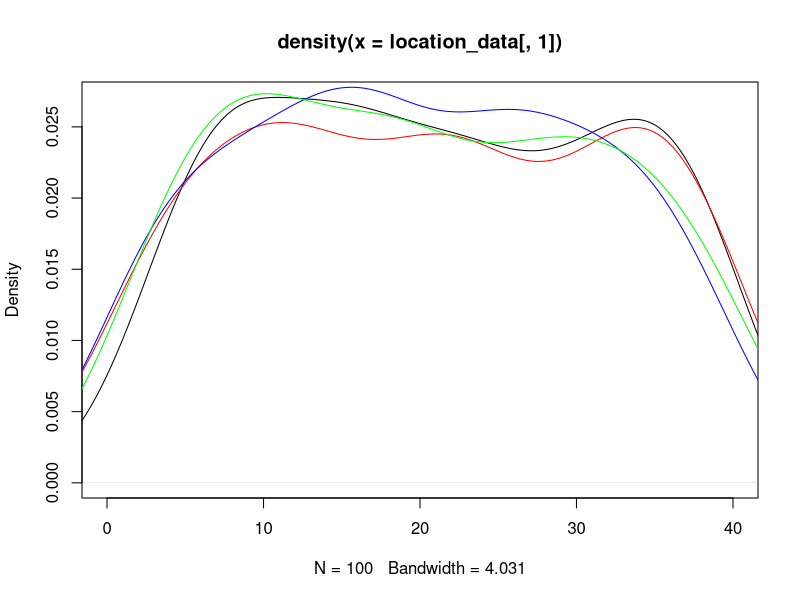
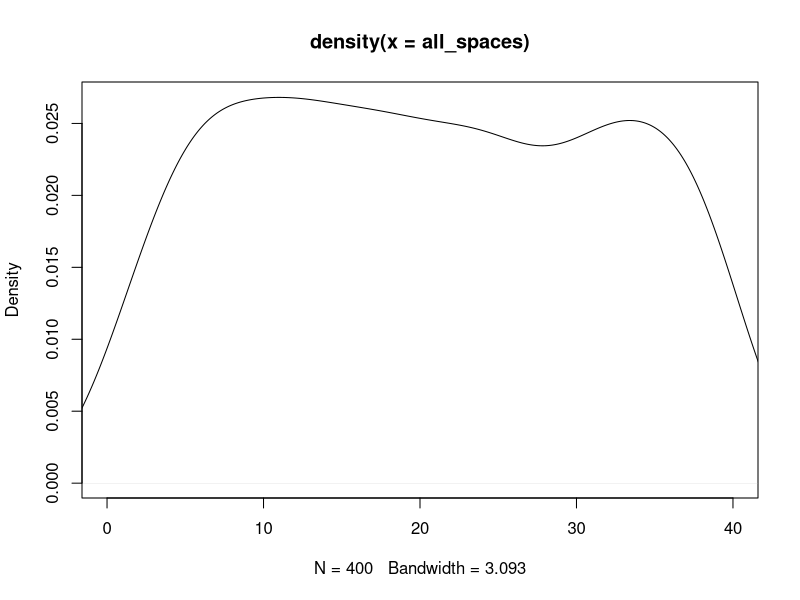
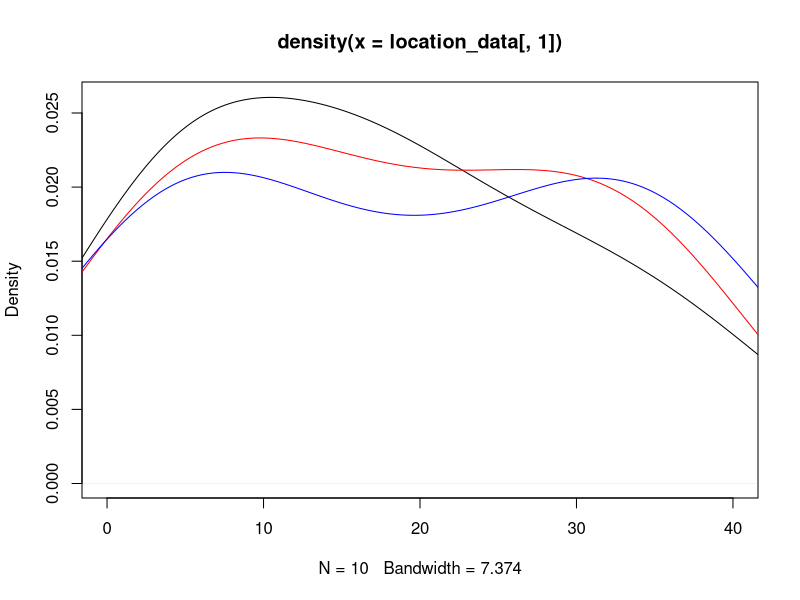
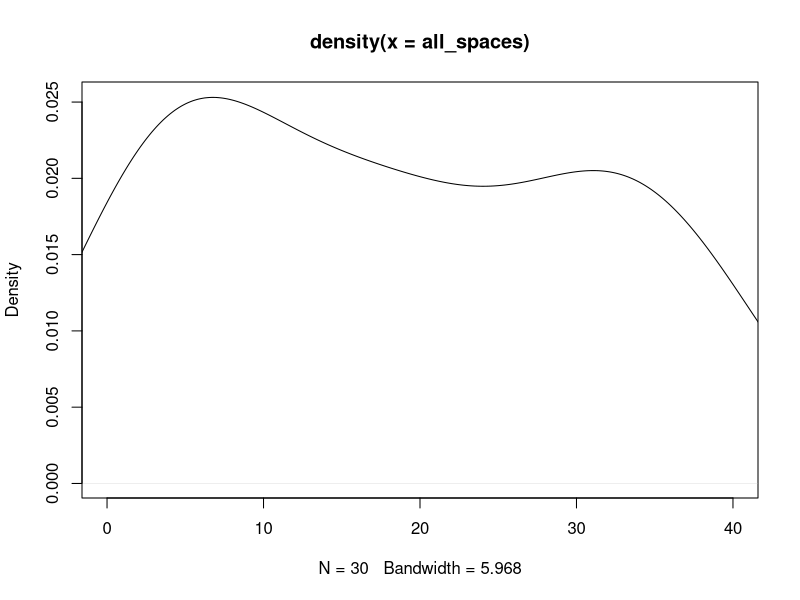

These figures' R source, in order: (Note: this script raises an error after producing the figures.)
## ---- chunk 1
knitr::opts_chunk$set(echo = TRUE)
## ---- chunk 2
#libraries
library(dplyr)
library(ggplot2)
## ---- chunk 3
#Kayleigh
##LET'S GET MOVING

monopolyBoard <- read.csv("MonopolyBoard.csv", header = T)
monopolyBoard

# Using dice rolls to determine where a player will land on the board
#input: "location"; a number 1-40; where the player is on the board
#output: the amount of spaces the player will move until they are on their new location

#note that this is only accounting for standard dice rolls, no special rules yet...

lets_move = function(location) {
  dice_roll_1 <- sample(1:6, 1, replace = TRUE)
  dice_roll_2 <- sample(1:6, 1, replace = TRUE)
  
  roll_total <- sum(dice_roll_1, dice_roll_2)
  roll_double <- dice_roll_1 == dice_roll_2
  
    location = location + roll_total
    
  if (location <= 40) {
    location = location
  } else {
    location = location - 40
  }
  
  space = monopolyBoard$name[monopolyBoard$spaces == location]
  
  print("You're moving forward...")
  print(roll_total)
  
  print("You're on space...")
  print(location)
  
  #print(space) #This prints out the name of the space that they land on. 
}

#testers
lets_move(1)
lets_move(25)
lets_move(38)
lets_move(40)



#A function to move players around the board and to play Monopoly!
#input: "turns"; the amount of turns we should take
#output: a player's new location on the board

lets_play = function(turns) {
  location = 1
  print("Starting Location: GO!")
  for (i in 1:turns) {
    location = lets_move(location)
  }
  print("You've landed on...")
  return(location)
}



lets_play(10) #tester #in this example if you look at a reference monopoly board and "walk" your way around the board with each move being the number in each output, you'll land on the space on the board corresponding to the final output (when counting "GO" as 1 and/or 40) 

#testers 
#"lets_move" and "lets_play" have both been edited to print out phrases for each roll and move to make it easier to determine how the player is moving. 
#"You're moving forward..." gives the player's roll
#"You're on space..." is the players position after 1 turn/"lets_move"
  # Later try to switch this print statement to the name of the spot that the player is on 
#"You've landed on..." gives the final location after running "lets_play" for "x" turns.
  # Later try to switch this print statement to the name of the spot that the player is on 

lets_play(3)
lets_play(10)

## ---- chunk 4
##DOUBLE DOWN

##WORK IN PROGRESS

#A function using dice rolls to determine how many spaces a player will move with the additional rules for "doubles" in Monopoly
#input: "location"; a number 1-40 where the player is on the board
#outut: the number of spaces the player will move on the board, with the special case of rolling three "doubles" and landing in jail
double_down = function(location) {
  dice_roll_1 <- sample(1:6, 1, replace = TRUE)
  dice_roll_2 <- sample(1:6, 1, replace = TRUE)
  
  roll_total <- sum(dice_roll_1, dice_roll_2)
  roll_double <- dice_roll_1 == dice_roll_2
  
  print("roll was")
  print(roll_total)
    
  if (roll_double) {
    
    dice_roll_3 <- sample(1:6, 1, replace = TRUE)
    dice_roll_4 <- sample(1:6, 1, replace = TRUE)
    
    roll_total_2 <- sum(dice_roll_3, dice_roll_4)
    roll_double_2 <- dice_roll_3 == dice_roll_4
    
    print("roll double was")
    print(roll_total_2)

    
    if (roll_double_2) {
      dice_roll_5 <- sample(1:6, 1, replace = TRUE)
      dice_roll_6 <- sample(1:6, 1, replace = TRUE)
      
      roll_total_3 <- sum(dice_roll_5, dice_roll_6)
      roll_double_3 <- dice_roll_5 == dice_roll_6
      
      print("roll double was")
      print(roll_total_3)
      
      if (roll_double_3) {
        location = 11 #Jail
        print("doubles, doubles, doubles")
        print("You're going to JAIL!")
        
      } else {
        location = location + roll_total + roll_total_2 + roll_total_3
        print("doubles, doubles, not doubles")
        print("You're moving forward...")
        print(roll_total + roll_total_2 + roll_total_3)
      }
    } else {
      location = location + roll_total + roll_total_2
      print("doubles, not doubles")
      print("You're moving forward...")
      print(roll_total+roll_total_2)
    }
  } else {
    location = location + roll_total
    print("no doubles")
    print("You're moving forward...")
    print(roll_total)
  }

    
  if (location <= 40) {
    location = location
  } else {
    location = location - 40
  }

  
  print("You're on space...")
  print(location)
}

double_down(1)
#text out in the function is kinda funky right but it's just to make sure its working right
#In final version switch all dice rolls to sample(1:6,...)

## ---- chunk 5
##CHANCE AND COMMUNITY CHEST CARDS
Card_Numbers <- c(1, 2, 3, 4, 5, 6, 7, 8, 9, 10, 11, 12, 13, 14, 15, 16)

Chance_Cards <- c("Advance to Boardwalk", "Advance to Go (Collect $200)", "Advance to Illinois Avenue. If you pass Go, collect $200", "Advance to St. Charles Place. If you pass Go, collect $200", "Advance to the nearest Railroad. If unowned, you may buy it from the Bank. If owned, pay owner twice the rental to which they are otherwise entitled", "Advance to the nearest Railroad. If unowned, you may buy it from the Bank. If owned, pay owner twice the rental to which they are otherwise entitled", "Advance token to nearest Utility. If unowned, you may buy it from the Bank. If owned, throw dice and pay owner a total ten times amount thrown", "Bank pays you dividend of $50", "Get Out of Jail Free", "Go Back 3 Spaces", "Go to Jail. Go directly to Jail, do not pass Go, do not collect $200", "Make general repairs on all your property. For each house pay $25. For each hotel pay $100", "Speeding fine $15", "Take a trip to Reading Railroad. If you pass Go, collect $200", "You have been elected Chairman of the Board. Pay each player $50", "Your building loan matures. Collect $150")

Chance <- data.frame(Chance_Cards, Card_Numbers)
Chance
##Chance cards to move a player to a new space:
  #1 -> Advance to Boardwalk (space 40)
  #2 -> Advance to Go (space 1)
  #3 -> Advance to Illinois Avenue (space 25)
  #4 -> Advance to St. Charles Place (space 12)
  #5 -> Advance to nearest Railroad (space(s) 6, 16, 26, 36)
  #6 -> Advance to nearest Railraod (space(s) 6, 16, 26, 36)
  #7 -> Advance to nearest Utility (space(s) 13, 29)
  #11 -> Go to Jail (space 11)
  #14 -> Take a trip to Reading Railroad (space 6)

Community_Chest_Cards <- c("Advance to Go (Collect $200)", "Bank error in your favor. Collect $200", "Doctor’s fee. Pay $50", "From sale of stock you get $50", "Get Out of Jail Free", "Go to Jail. Go directly to jail, do not pass Go, do not collect $200", "Holiday fund matures. Receive $100", "Income tax refund. Collect $20", "It is your birthday. Collect $10 from every player", "Life insurance matures. Collect $100", "Pay hospital fees of $100", "Pay school fees of $50", "Receive $25 consultancy fee", "You are assessed for street repair. $40 per house. $115 per hotel", "You have won second prize in a beauty contest. Collect $10", "You inherit $100")

Community_Chest <- data.frame(Community_Chest_Cards, Card_Numbers)
Community_Chest

##Community Chest Cards that move a player to a new space:
  #1 -> Advance to GO (space 1)
  #5 -> Go to Jail (space 11)

## ---- chunk 6
# heidi

#the function "who_goes_first" simulates the initial roll before the game begins in order to determine which player goes first
# input is a number of how many players are going to be playing
# output is the value of each players roll and the player that will start the game based on who had the highest roll
who_goes_first <- function(num_players){
  initial_rolls <- c()
  for (i in 1:num_players) {
    player_i_roll <- sum(sample(1:6, 2, replace=TRUE))
    initial_rolls <- c(initial_rolls, player_i_roll) # vector of every player's roll
    print(paste("Player", i, "rolled", player_i_roll))
  }
  cat("\n")
  if(sum(initial_rolls == max(initial_rolls)) >= 2){
    while (sum(initial_rolls == max(initial_rolls)) >= 2) { # if players tied for highest number
      tied_players <- which(initial_rolls==max(initial_rolls)) # identify which players tied
      print("It's a tie! Roll again")
      cat("\n")
      tie_breaker_rolls <- c()
      for (i in tied_players) { # tied players roll again
       player_i_roll2 <- sum(sample(1:6, 2, replace=TRUE))
       tie_breaker_rolls <- c(tie_breaker_rolls, player_i_roll2)
       print(paste("Player", i, "rolled", player_i_roll2))
      }
      initial_rolls <- tie_breaker_rolls
      highest_roll <- max(tie_breaker_rolls)
      highest_player2 <- tied_players[which(tie_breaker_rolls == highest_roll)]
    }
    cat("\n")
    print(paste("Player", highest_player2, "goes first!"))
  }
  else {
    highest_player <- which.max(initial_rolls) # who rolled the highest number
    print(paste("Player", highest_player, "goes first!"))
  }
}

who_goes_first(4) # test function

## ---- chunk 7
# Olivia
# Website for data: https://stat-jet-asu.github.io/Datasets/InstructorDescriptions/monopoly.html

monopolyBoard <- read.csv("MonopolyBoard.csv", header = T)
head(monopolyBoard)

# This section is for question number 2

# Kayleigh's lets_play function from above incorporating players and density plots
# uses lets_move function from above
# input: turns, # of turns to iterate through; players, number of players (2-4)
# output: density plot with a line for each player's frequency of spaces landed on 
# & density plot for the combined frequency of spaces landed on for all players

lets_play = function(turns, players) {
  location_data <- as.data.frame(matrix(nrow = turns, ncol = players))
  
for (j in 1:players) {
  location = 1
  
  for (i in 1:turns) {
    
    location = lets_move(location)
    location_data[i,j] <- location
    }
  }
  
  # creates density plot of frequency of landing on each space for each player
  plot(density(location_data[,1]), xlim = c(0,40), col = "black")
  
  colors <- c("red", "blue", "green")
  
  for (k in 2:players) {
  lines(density(location_data[,k]), col = colors[k-1]) # adds a density line for each player after the first
  }
  
  # creates density plot for total frequency landing on each space (all players spaces included)
  all_spaces <- as.vector(as.matrix(location_data))
  plot(density(all_spaces), xlim = c(0,40), col = "black")
}
lets_play(100, 4)

## ---- chunk 8
who_goes_first2 <- function(num_players){
  initial_rolls <- c()
  for (i in 1:num_players) {
    player_i_roll <- sum(sample(1:6, 2, replace=TRUE))
    initial_rolls <- c(initial_rolls, player_i_roll) # vector of every player's roll
#    print(paste("Player", i, "rolled", player_i_roll))
  }
  cat("\n")
  if(sum(initial_rolls == max(initial_rolls)) >= 2){
    while (sum(initial_rolls == max(initial_rolls)) >= 2) { # if players tied for highest number
      tied_players <- which(initial_rolls==max(initial_rolls)) # identify which players tied
#      print("It's a tie! Roll again")
#      cat("\n")
      tie_breaker_rolls <- c()
      for (i in tied_players) { # tied players roll again
       player_i_roll2 <- sum(sample(1:6, 2, replace=TRUE))
       tie_breaker_rolls <- c(tie_breaker_rolls, player_i_roll2)
#       print(paste("Player", i, "rolled", player_i_roll2))
      }
      initial_rolls <- tie_breaker_rolls
      highest_roll <- max(tie_breaker_rolls)
      highest_player2 <- tied_players[which(tie_breaker_rolls == highest_roll)]
    }
#    cat("\n")
#    print(paste("Player", highest_player2, "goes first!"))
  }
  else {
    highest_player <- which.max(initial_rolls) # who rolled the highest number
#    print(paste("Player", highest_player, "goes first!"))
#    return(highest_player)
  
    
  # creating player order
  player_order <- length(num_players)
  player_order[1] <- as.integer(highest_player)

 for (j in 2:num_players) {
    
  player_order[j] <- as.integer(player_order[j-1] + 1)
  if (player_order[j] > num_players) {
    player_order[j] <- 1
  }
 }
  print(player_order)
  }
  
  playerlist <- (list(highest_player, player_order))
  return(playerlist)
}

#who_goes_first2(4)

## ---- chunk 9
# Question number 3 -- including jail and double rolls

lets_move2 = function(location) {
  dice_roll_1 <- sample(1:6, 1, replace = TRUE)
  dice_roll_2 <- sample(1:6, 1, replace = TRUE)
  
  roll_total <- sum(dice_roll_1, dice_roll_2)
  roll_double <- dice_roll_1 == dice_roll_2
  
    location = location + roll_total # updates location to be previous location + roll total
    double3 = "false" # double3 is assigned "true" if the player double rolls 3x (as seen in if statement below), otherwise it is assigned "false" 
    
  # first double roll -> roll again
  if (roll_double == TRUE) {
    dice_roll_3 <- sample(1:6, 1, replace = TRUE)
    dice_roll_4 <- sample(1:6, 1, replace = TRUE)
    
    roll_total2 <- sum(dice_roll_3, dice_roll_4)
    roll_double2 <- dice_roll_3 == dice_roll_4
    
    location = location + roll_total2
    double3 = "false"
    
    # if player is at a location past 40, subtract 40 so they go back to the GO space at location "41"
    # this is included in each if statement below so that it applies if player has to roll again
    if (location <= 40) {
      location = location
    } else {
      location = location - 40
    }
     
      # second double roll -> roll again
      if (roll_double2 == TRUE) {
        dice_roll_5 <- sample(1:6, 1, replace = TRUE)
        dice_roll_6 <- sample(1:6, 1, replace = TRUE)
    
        roll_total3 <- sum(dice_roll_5, dice_roll_6)
        roll_double3 <- dice_roll_5 == dice_roll_6
    
        location = location + roll_total3
        double3 = "false"
        
        if (location <= 40) {
          location = location
        } else {
          location = location - 40
        }
        
        # third double roll -> go to jail
          if (roll_double3 == TRUE) {
            location = monopolyBoard$spaces[monopolyBoard$name == "Jail"]
            double3 = "true"
          }
      }
  }  
    
  if (location <= 40) {
    location = location
  } else {
    location = location - 40
  }
  
  listdata <- (list(location, double3)) # creates list for outputs "location" and "double3"
  # if you need to access location from this function, use lets_move2(location)[[1]]
  # if you need to access double3, use lets_move2(double3)[[2]]
  return(listdata)
  
}


# lets_play2 is currently set up to have each player go thru all their turns and then move onto the next player
# probably need to fix this for question 5

## ---- chunk 10

lets_play2 = function(turns, players) {
  
  
  location_data <- as.data.frame(matrix(nrow = turns, ncol = players)) # dataframe will keep data for locations of players for each turn
  double3data <- as.data.frame(matrix(nrow = turns, ncol = players)) # dataframe will say "true" if player double rolled 3x (which lands them in jail) and "false" if they didn't double roll 3x
  
    # puts players in order
    colnames(location_data) <- who_goes_first2(players)[[2]]
  
    location = 1 # each player starts at location 1
    location_data[1,] <- location
    double3 = 0 # initializing "double3" which will be later assigned a "true" or "false" based on if player double rolled 3x
  
    for (i in 2:turns) { # iterates through number of turns
      
        for (j in 1:players) { # rotates through each player
          
        location = lets_move2(location_data[i-1,j])[[1]] # takes location from lets_move2 function and assigns it to location
        location_data[i,j] <- as.integer(location) # puts location value into the dataframe of locations for each player
        double3data[i,j] <- lets_move2(double3)[[2]] # takes "true" or "false" value from double3 and adds it to double3data dataframe
        
      # deals with landing in jail from "go to jail" space and staying there for next 3 turns
      if (31 %in% location_data[i-1,j]) { # if you landed on 31 in the last turn (i-1 turn), you go to jail (space 11) for the ith turn
        location <- 11
        location_data[i,j] <- as.integer(location) # new location is 11
      } else if (11 %in% location_data[i-1,j] & 31 %in% location_data[i-2,j]) { # if you were on space 11 last turn AND you were on space 31 2 turns ago, you stay in jail (space 11) for turn i
        location <- 11
        location_data[i,j] <- as.integer(location)  
      } else if (11 %in% location_data[i-2,j] & 31 %in% location_data[i-3,j]) {
        location <- 11
        location_data[i,j] <- as.integer(location)
      }
        
      # landing in jail from 3x double roll and staying there for next 3 turns
      if (11 %in% location_data[i,j] & "true" %in% double3data[i-1,j]) { # if player's location is 11 (jail) and double3data is"true" (player double rolled 3x), player stays in jail. all 3 if/else if statements keep player in jail for the next 3 turns
        location <- 11
        location_data[i,j] <- as.integer(location)
      } else if (11 %in% location_data[i-1,j] & "true" %in% double3data[i-2,j]) { # 
        location <- 11
        location_data[i,j] <- as.integer(location)
      } else if (11 %in% location_data[i-2,j] & "true" %in% double3data[i-3,j]) {
        location <- 11
        location_data[i,j] <- as.integer(location)
      }
        
    }
  }
  print(location_data)
  
  # creates density plot of frequency of landing on each space for each player
  plot(density(location_data[,1]), xlim = c(0,40), col = "black")
  
  colors <- c("red", "blue", "green")
  
  for (k in 2:players) {
    lines(density(location_data[,k]), col = colors[k-1]) # adds a density line for each player after the first
  }
  
  # creates density plot for total frequency landing on each space (all players spaces included)
  all_spaces <- as.vector(as.matrix(location_data))
  plot(density(all_spaces), xlim = c(0,40), col = "black")
  
}
 
lets_play2(10, 3)

location_data

# how should we go about recording spaces landed on when double rolls occur?

## ---- chunk 11
# olivia (ignore this its a work in progress)
# Figure out how to have players pay and recieve money from landing on chance and community chest spaces

     if(draw_card == 5){
        if(location >= 37 && location <= 5){
              location = 6
              
              
            } else if (location >= 6 && location <= 15){
                location = 16
              } else {
                if(location >= 16 && location <= 25){
                  location = 26
                } else {
                  location = 36
                }
              }
            }
  
    if(draw_card == 6){
        if(location >= 37 && location <= 5){
              location = 6
            } else {
              if (location >= 6 && location <= 15){
                location = 16
              } else {
                if(location >= 16 && location <= 25){
                  location = 26
                } else {
                  location = 36
                }
              }
            }
    }

#################

Updating_Player_Bank <- function(location) {
  if(location == 2 || location == 4 || location == 6 || location == 7 || location == 9 || location == 10 || location == 12 || location == 13 || location == 14 || location == 15 || location == 16 || location == 17 || location == 19 || location == 20 || location == 22 || location == 24 || location == 25 || location == 26 || location == 27 || location == 28 || location == 29 || location == 30 || location == 32 || location == 33 || location == 35 || location == 36 || location == 38 || location == 40){
    location = location
    spot <- which(Property_Statuses$Space == location)
    cost <- which(monopolyBoard$spaces == location)
    owned_by_player <- Property_Statuses$Owned_By_Player[spot]
#    The_Players$Player_Bank[owned_by_player] <- The_Players$Player_Bank[owned_by_player] + monopolyBoard$rent_0[cost]
#    The_Players$Player_Bank[owned_by_player]
#    print(The_Players)
#    print(owned_by_player)
#    print(cost)
    
#    The_Players$Player_Bank[owned_by_player] <- The_Players$Player_Bank[owned_by_player] + monopolyBoard$rent_0[cost]
#    p1 <- The_Players$Player_Bank[owned_by_player]
#    The_Players$Player_Bank[j] <- The_Players$Player_Bank[j] - monopolyBoard$rent_0[cost]
#    p2 <- The_Players$Player_Bank[j]
    
    bank_list <- list(owned_by_player, cost)
    return(bank_list)

  }
}

Updating_Player_Bank(15)

#########################################

lets_move3 = function(location) {
  dice_roll_1 <- sample(1:6, 1, replace = TRUE)
  dice_roll_2 <- sample(1:6, 1, replace = TRUE)
  
  roll_total <- sum(dice_roll_1, dice_roll_2)
  roll_double <- dice_roll_1 == dice_roll_2
  
    location = location + roll_total
    double3 = "false"
  
#  print("your roll total is...")
#  print(roll_total)

  if (location <= 40) {
      location = location
  } else {
      location = location - 40
  }
   
#  print("your location is...")
#  print(location)
  
#  Updating_Player_Bank(location)
  
  if(location == 8 || location == 23 || location == 27) {
    location = Drawing_Chance(location)
#    print("your location is...")
#    print(location)
#    Updating_Player_Bank(location)
  }
  
  if(location == 3 || location == 18 || location == 34) {
    location = Drawing_Community_Chest(location)
#    print("your location is...")
#    print(location)
#    Updating_Player_Bank(location)
  }
    
  # first double roll -> roll again
  if (roll_double == TRUE) {
    dice_roll_3 <- sample(1:6, 1, replace = TRUE)
    dice_roll_4 <- sample(1:6, 1, replace = TRUE)
    
    roll_total2 <- sum(dice_roll_3, dice_roll_4)
    roll_double2 <- dice_roll_3 == dice_roll_4
    
    location = location + roll_total2
    double3 = "false"
#    print("1 double")
    
    if (location <= 40) {
      location = location
    } else {
      location = location - 40
    }
    
    
    if(location == 8 || location == 23 || location == 27) {
    location = Drawing_Chance(location)
    }
  
  if(location == 3 || location == 18 || location == 34) {
    location = Drawing_Community_Chest(location)
  }
    
#    Updating_Player_Bank(location)
     
      # second double roll -> roll again
      if (roll_double2 == TRUE) {
        dice_roll_5 <- sample(1:6, 1, replace = TRUE)
        dice_roll_6 <- sample(1:6, 1, replace = TRUE)
    
        roll_total3 <- sum(dice_roll_5, dice_roll_6)
        roll_double3 <- dice_roll_5 == dice_roll_6
    
        location = location + roll_total3
        double3 = "false"
#        print("2 doubles")
        
        if (location <= 40) {
          location = location
        } else {
          location = location - 40
        }
        
        
        if(location == 8 || location == 23 || location == 27) {
          location = Drawing_Chance(location)
        }
  
        if(location == 3 || location == 18 || location == 34) {
          location = Drawing_Community_Chest(location)
         
        }
        
#        Updating_Player_Bank(location)
        
        # third double roll -> go to jail
          if (roll_double3 == TRUE) {
            location = monopolyBoard$spaces[monopolyBoard$name == "Jail"]
            double3 = "true"
#            print("three doubles")
          }
      }
  }  
   
  location = location 
  
#  print("your location is...")
#  print(location)
  listdata <- (list(location, double3))
  return(listdata)
  
}

##########

# replaces NAs in rent_0 column with 0s
monopolyBoard$rent_0[is.na(monopolyBoard$rent_0) == TRUE] <- as.integer(0)

lets_play_idk = function(turns, players) {
  
  location_data <- as.data.frame(matrix(nrow = turns, ncol = players))
  double3data <- as.data.frame(matrix(nrow = turns, ncol = players))
#  player_bank_amount <- 0
  player_bank_data <- data.frame(matrix(nrow = 2, ncol = players))
  
    colnames(location_data) <- who_goes_first2(players)[[2]]
  
    location = 1
    location_data[1,] <- location
    double3 = 0
  
    for (i in 2:turns) {
      
        for (j in 1:players) {
          
        location = lets_move3(location_data[i-1,j])[[1]]
        location_data[i,j] <- as.integer(location)
        double3data[i,j] <- lets_move3(double3)[[2]]
        
  #      player_bank_amount <- lets_move3(location_data[i-1,j])[[3]]
  #      player_bank_data <- as.integer(player_bank_amount)
        
      # deals with landing in jail from "go to jail" space and staying there for next 3 turns
      if (31 %in% location_data[i-1,j]) { # if you land on 31 (go to jail), next location is in jail (space 11)
        location <- 11
        location_data[i,j] <- as.integer(location)
      } else if (11 %in% location_data[i-1,j] & 31 %in% location_data[i-2,j]) {
        location <- 11
        location_data[i,j] <- as.integer(location)
      } else if (11 %in% location_data[i-2,j] & 31 %in% location_data[i-3,j]) {
        location <- 11
        location_data[i,j] <- as.integer(location)
      }
        
      # landing in jail from 3x double roll and staying there for next 3 turns
      if (11 %in% location_data[i,j] & "true" %in% double3data[i-1,j]) { # "true" means player double rolled 3x -> jail
        location <- 11
        location_data[i,j] <- as.integer(location)
      } else if (11 %in% location_data[i-1,j] & "true" %in% double3data[i-2,j]) { # 
        location <- 11
        location_data[i,j] <- as.integer(location)
      } else if (11 %in% location_data[i-2,j] & "true" %in% double3data[i-3,j]) {
        location <- 11
        location_data[i,j] <- as.integer(location)
      }
        
#      player_bank_data[j] <- Updating_Player_Bank(location_data[i,j])[[1]]
        
        
          if(location == 2 || location == 4 || location == 6 || location == 7 || location == 9 || location == 10 || location == 12 || location == 13 || location == 14 || location == 15 || location == 16 || location == 17 || location == 19 || location == 20 || location == 22 || location == 24 || location == 25 || location == 26 || location == 27 || location == 28 || location == 29 || location == 30 || location == 32 || location == 33 || location == 35 || location == 36 || location == 38 || location == 40) {
            
    location = location
    spot <- which(Property_Statuses$Space == location)
    cost <- which(monopolyBoard$spaces == location)
    owned_by_player <- Property_Statuses$Owned_By_Player[spot]
        
        
#       owned_by_player <- Updating_Player_Bank(location_data[i,j])[[1]]
#       cost <- Updating_Player_Bank(location_data[i,j])[[2]]
       The_Players$Player_Bank[owned_by_player] <- The_Players$Player_Bank[owned_by_player] + monopolyBoard$rent_0[cost]
       The_Players$Player_Bank[j] <- The_Players$Player_Bank[j] - monopolyBoard$rent_0[cost]
          }
#  return(The_Players)
    }
  }
  print(location_data)
  print(double3data)
#  print(player_bank_data)
  print(The_Players)
  
  # creates density plot of frequency of landing on each space for each player
  plot(density(location_data[,1]), xlim = c(0,40), col = "black")
  
  plot(location_data[,1], xlim= c(0,40), col="black", type="h", xlab="Spaces", ylab="Frequency", main="Frequency of Landing on Each Space for Each Player")
  
  colors <- c("red", "blue", "green")
  
  for (k in 2:players) {
    lines(density(location_data[,k]), col = colors[k-1]) # adds a density line for each player after the first
  }
  
  # creates density plot for total frequency landing on each space (all players spaces included)
  all_spaces <- as.vector(as.matrix(location_data))
  plot(density(all_spaces), xlim = c(0,40), col = "black")
 
}

lets_play_idk(10, 4)

## ---- chunk 12
#4 - Kayleigh and Maddie 
#Chance - spaces 8, 23, 37
#Community Chest - spaces 3, 18, 34
Chance

Drawing_Chance = function(location) {
  location = location
  draw_card <- sample(1:16, 1, replace = TRUE)
  player_card <- Chance$Chance_Cards[draw_card]
  print(player_card)

  
      if(draw_card == 1) {
        location = 1
      }
      
      if(draw_card == 2) {
        location = 1
      }
      
      if(draw_card == 3) {
        location = 25
      }
  
      if(draw_card == 4){
        location = 12
      }
  
      if(draw_card == 5){
        if(location >= 37 && location <= 5){
              location = 6
            } else {
              if (location >= 6 && location <= 15){
                location = 16
              } else {
                if(location >= 16 && location <= 25){
                  location = 26
                } else {
                  location = 36
                }
              }
            }
    }
  
    if(draw_card == 6){
        if(location >= 37 && location <= 5){
              location = 6
            } else {
              if (location >= 6 && location <= 15){
                location = 16
              } else {
                if(location >= 16 && location <= 25){
                  location = 26
                } else {
                  location = 36
                }
              }
            }
    }
  
    if(draw_card == 7){
        if(location >= 29 && location <= 12){
              location = 13
            } else {
              location = 29
    }
  }
  
    if(draw_card == 11) {
      location = 11
    }
  
    if(draw_card == 14) {
      location = 6
    }
  
    if(draw_card == 10) {
      location = location - 3
    }
  
    location = location
    return(location)
}

Drawing_Chance(8)
Drawing_Chance(23)
Drawing_Chance(37)

Drawing_Community_Chest = function(location) {
  location = location
  draw_card_chest <- sample(1:16, 1, replace = TRUE)
  player_card_chest <- Community_Chest$Community_Chest_Cards[draw_card_chest]
  print(player_card_chest)
  print(location)
  
  if (draw_card_chest == 1) {
    location = 1
  } else {
    if (draw_card_chest == 6) {
    location = 11
    } else {
      location = location
    }
  
  }
  
  location = location 
  return(location)
}

Drawing_Community_Chest(3)
Drawing_Community_Chest(18)
Drawing_Community_Chest(34)

lets_move3 = function(location) {
  dice_roll_1 <- sample(1:6, 1, replace = TRUE)
  dice_roll_2 <- sample(1:6, 1, replace = TRUE)
  
  roll_total <- sum(dice_roll_1, dice_roll_2)
  roll_double <- dice_roll_1 == dice_roll_2
  
    location = location + roll_total
    double3 = "false"
  
  print("your roll total is...")
  print(roll_total)

  if (location <= 40) {
      location = location
  } else {
      location = location - 40
  }
   
  print("your location is...")
  print(location)
  
  if(location == 8 || location == 23 || location == 27) {
    location = Drawing_Chance(location)
    print("your location is...")
    print(location)
  }
  
  if(location == 3 || location == 18 || location == 34) {
    location = Drawing_Community_Chest(location)
    print("your location is...")
    print(location)
  }
    
  # first double roll -> roll again
  if (roll_double == TRUE) {
    dice_roll_3 <- sample(1:6, 1, replace = TRUE)
    dice_roll_4 <- sample(1:6, 1, replace = TRUE)
    
    roll_total2 <- sum(dice_roll_3, dice_roll_4)
    roll_double2 <- dice_roll_3 == dice_roll_4
    
    location = location + roll_total2
    double3 = "false"
    print("1 double")
    
    if (location <= 40) {
      location = location
    } else {
      location = location - 40
    }
    
    
    if(location == 8 || location == 23 || location == 27) {
    location = Drawing_Chance(location)
    }
  
  if(location == 3 || location == 18 || location == 34) {
    location = Drawing_Community_Chest(location)
    }
     
      # second double roll -> roll again
      if (roll_double2 == TRUE) {
        dice_roll_5 <- sample(1:6, 1, replace = TRUE)
        dice_roll_6 <- sample(1:6, 1, replace = TRUE)
    
        roll_total3 <- sum(dice_roll_5, dice_roll_6)
        roll_double3 <- dice_roll_5 == dice_roll_6
    
        location = location + roll_total3
        double3 = "false"
        print("2 doubles")
        
        if (location <= 40) {
          location = location
        } else {
          location = location - 40
        }
        
        if(location == 8 || location == 23 || location == 27) {
          location = Drawing_Chance(location)
        }
  
        if(location == 3 || location == 18 || location == 34) {
          location = Drawing_Community_Chest(location)
         
        }
        
        # third double roll -> go to jail
          if (roll_double3 == TRUE) {
            location = monopolyBoard$spaces[monopolyBoard$name == "Jail"]
            double3 = "true"
            print("three doubles")
          }
      }
  }  
   
  location = location 
  
  print("your location is...")
  print(location)
  listdata <- (list(location, double3))
  return(listdata)
  
}

lets_move3(1)


lets_play3 = function(turns, players) {
  
  location_data <- as.data.frame(matrix(nrow = turns, ncol = players))
  double3data <- as.data.frame(matrix(nrow = turns, ncol = players))
  
    colnames(location_data) <- who_goes_first2(players)[[2]]
  
    location = 1
    location_data[1,] <- location
    double3 = 0
  
    for (i in 2:turns) {
      
        for (j in 1:players) {
          
        location = lets_move3(location_data[i-1,j])[[1]]
        location_data[i,j] <- as.integer(location)
        double3data[i,j] <- lets_move3(double3)[[2]]
        
      # deals with landing in jail from "go to jail" space and staying there for next 3 turns
      if (31 %in% location_data[i-1,j]) { # if you land on 31 (go to jail), next location is in jail (space 11)
        location <- 11
        location_data[i,j] <- as.integer(location)
      } else if (11 %in% location_data[i-1,j] & 31 %in% location_data[i-2,j]) {
        location <- 11
        location_data[i,j] <- as.integer(location)
      } else if (11 %in% location_data[i-2,j] & 31 %in% location_data[i-3,j]) {
        location <- 11
        location_data[i,j] <- as.integer(location)
      }
        
      # landing in jail from 3x double roll and staying there for next 3 turns
      if (11 %in% location_data[i,j] & "true" %in% double3data[i-1,j]) { # "true" means player double rolled 3x -> jail
        location <- 11
        location_data[i,j] <- as.integer(location)
      } else if (11 %in% location_data[i-1,j] & "true" %in% double3data[i-2,j]) { # 
        location <- 11
        location_data[i,j] <- as.integer(location)
      } else if (11 %in% location_data[i-2,j] & "true" %in% double3data[i-3,j]) {
        location <- 11
        location_data[i,j] <- as.integer(location)
      }
        
    }
  }
  print(location_data)
  print(double3data)


  
  # creates density plot of frequency of landing on each space for each player
  plot(density(location_data[,1]), xlim = c(0,40), col = "black")
  
  plot(location_data[,1], xlim= c(0,40), col="black", type="h", xlab="Spaces", ylab="Frequency", main="Frequency of Landing on Each Space for Each Player")
  
  colors <- c("red", "blue", "green")
  
  for (k in 2:players) {
    lines(density(location_data[,k]), col = colors[k-1]) # adds a density line for each player after the first
  }
  
  # creates density plot for total frequency landing on each space (all players spaces included)
  all_spaces <- as.vector(as.matrix(location_data))
  plot(density(all_spaces), xlim = c(0,40), col = "black")
  
}


lets_play3(100, 4)

## ---- chunk 13

#use lets_move2 for freq plot

 
## ---- chunk 14
#hello
dice_roll <- sum(sample(1:6, 2, replace = TRUE))
dice_roll

Drawing_Chance = function(location) {
  location = location
  draw_card <- sample(1:16, 1, replace = TRUE)
  player_card <- Chance$Chance_Cards[draw_card]
  print(player_card)

  
      if(draw_card == 1) {
        location = 1
      }
      
      if(draw_card == 2) {
        location = 1
        Player_Bank = Player_Bank + 200
      }
      
      if(draw_card == 3) {
        if(location > 25){
          Player_Bank = Player_Bank + 200
        }else{
          Player_Bank = Player_Bank
    }
        location = 25
      }
  
      if(draw_card == 4){
        if(location > 13 ){
          Player_Bank = Player_Bank + 200
        }else{
          Player_Bank = Player_Bank
    }
        location = 12
      }
  
      if(draw_card == 5){
        if(location >= 37 && location <= 5){
              location = 6
            } else {
              if (location >= 6 && location <= 15){
                location = 16
              } else {
                if(location >= 16 && location <= 25){
                  location = 26
                } else {
                  location = 36
                }
              }
            }
    }
  
    if(draw_card == 6){
        if(location >= 37 && location <= 5){
              location = 6
            } else {
              if (location >= 6 && location <= 15){
                location = 16
              } else {
                if(location >= 16 && location <= 25){
                  location = 26
                } else {
                  location = 36
                }
              }
            }
    }
  
    if(draw_card == 7){
        if(location >= 29 && location <= 12){
              location = 13
            } else {
              location = 29
    }
    }
  
    if(draw_card == 8){
      Player_Bank = Player_Bank + 50
    }
  
    if(draw_card == 10) {
      location = location - 3
    }
  
    if(draw_card == 11) {
      location = 11
    }
  
    if(draw_card == 13){
      Player_Bank = Player_Bank - 15
    }
  
    if(draw_card == 14) {
      if(location > 6){
        Player_Bank = Player_Bank + 200
      }else{
        Player_Bank = Player_Bank
    }
      location = 6
    }
  
    if(draw_card == 16){
      Player_Bank = Player_Bank + 150
    }
  
   
    location = location
    return(location)
}

Drawing_Community_Chest = function(location) {
  location = location
  draw_card_chest <- sample(1:16, 1, replace = TRUE)
  player_card_chest <- Community_Chest$Community_Chest_Cards[draw_card_chest]
  print(player_card_chest)
  print(location)
  
  
  if (draw_card_chest == 1) {
    location = 1
    Player_Bank = Player_Bank + 200
  }
  
  #Bank error in your favor. Collect $200
  if(draw_card_chest == 2){
    Player_Bank = Player_Bank + 200
  }
  
  #Doctor’s fee. Pay $50
  if(draw_card_chest == 3){
    Player_Bank = Player_Bank - 50
  }
  
  #From sale of stock you get $50
  if(draw_card_chest == 4){
    Player_Bank = Player_Bank + 50
  }
  
  if(draw_card_chest == 6) {
    location = 11
  }
  
  #Holiday fund matures. Receive $100
  if(draw_card_chest == 7){
    Player_Bank = Player_Bank + 100
  }
  
  #Income tax refund. Collect $20
  if(draw_card_chest == 8){
    Player_Bank = Player_Bank + 20
  }
  
  #Life insurance matures. Collect $100
  if(draw_card_chest == 10){
    Player_Bank = Player_Bank + 100
  }
  
  #Pay hospital fees of $100
  if(draw_card_chest == 11){
    Player_Bank = Player_Bank - 100
  }
  
  #Pay school fees of $50
  if(draw_card_chest == 12){
    Player_Bank = Player_Bank - 50
  }
  
  #Receive $25 consultancy fee
  if(draw_card_chest == 13){
    Player_Bank = Player_Bank + 25
  }
  
  #You have won second prize in a beauty contest. Collect $10
  if(draw_card_chest == 15){
    Player_Bank = Player_Bank + 10
  }
  
  #You inherit $100
  if(draw_card_chest == 16){
    Player_Bank = Player_Bank + 100
  }
  
  location = location 
  return(location)
}

Drawing_Community_Chest(10) # test

Chance
Community_Chest
## ---- chunk 15
library(tidyverse)
## ---- chunk 16
Players <- c("Player 1", "Player 2", "Player 3", "Player 4")
Player_Bank <- c(1250, 1250, 1250, 1250)
The_Players <- data.frame(Players, Player_Bank)

Property <- c("Mediterranean", "Baltic", "Reading Railroad", "Oriental", "Vermot", "Connecticut", "St. Charles", "Electric Company", "States", "Virginia", "Pennsylvania Railroad", "St. James", "Tennessee", "New York", "Kentucky", "Indiana", "Illinios", "B&O Railroad", "Atlantic", "Ventnor", "Water Works", "Marvin Gardens", "Pacific", "N. Carolina", "Pennsylvania", "Short Line Railroad", "Park Place", "Boardwalk")
Owned_By_Player <- sample(1:4, 28, replace = TRUE)
Space <- c(2, 4, 6, 7, 9, 10, 12, 13, 14, 15, 16, 17, 19, 20, 22, 24, 25, 26, 27, 28, 29, 30, 32, 33, 35, 36, 38, 40)
Property_Statuses <- data.frame(Property, Space, Owned_By_Player)
Property_Statuses


Updating_Player_Bank <- function(location, j) {
  if(location == 2 || location == 4 || location == 6 || location == 7 || location == 9 || location == 10 || location == 12 || location == 13 || location == 14 || location == 15 || location == 16 || location == 17 || location == 19 || location == 20 || location == 22 || location == 24 || location == 25 || location == 26 || location == 27 || location == 28 || location == 29 || location == 30 || location == 32 || location == 33 || location == 35 || location == 36 || location == 38 || location == 40){
    
    location = location
    spot <- which(Property_Statuses$Space == location)
    cost <- which(monopolyBoard$spaces == location)
    owned_by_player <- Property_Statuses$Owned_By_Player[spot]
    
    The_Players$Player_Bank[owned_by_player] <- The_Players$Player_Bank[owned_by_player] + monopolyBoard$rent_0[cost]
    
    The_Players$Player_Bank[j] <- The_Players$Player_Bank[j] - monopolyBoard$rent_0[cost]
    
    The_Players
  }
}

Updating_Player_Bank(2, 3)

lets_move3 = function(location) {
  dice_roll_1 <- sample(1:6, 1, replace = TRUE)
  dice_roll_2 <- sample(1:6, 1, replace = TRUE)
  
  roll_total <- sum(dice_roll_1, dice_roll_2)
  roll_double <- dice_roll_1 == dice_roll_2
  
    location = location + roll_total
    double3 = "false"


  if (location <= 40) {
      location = location
  } else {
      location = location - 40
  }

  if(location == 8 || location == 23 || location == 27) {
    location = Drawing_Chance(location)

  }
  
  if(location == 3 || location == 18 || location == 34) {
    location = Drawing_Community_Chest(location)

  }

Updating_Player_Bank(location, j)

  # first double roll -> roll again
  if (roll_double == TRUE) {
    dice_roll_3 <- sample(1:6, 1, replace = TRUE)
    dice_roll_4 <- sample(1:6, 1, replace = TRUE)
    
    roll_total2 <- sum(dice_roll_3, dice_roll_4)
    roll_double2 <- dice_roll_3 == dice_roll_4
    
    location = location + roll_total2
    double3 = "false"

    
    if (location <= 40) {
      location = location
    } else {
      location = location - 40
    }
    
    
    if(location == 8 || location == 23 || location == 27) {
    location = Drawing_Chance(location)
    }
  
  if(location == 3 || location == 18 || location == 34) {
    location = Drawing_Community_Chest(location)
    }
    
    Updating_Player_Bank(location, j)
    
      # second double roll -> roll again
      if (roll_double2 == TRUE) {
        dice_roll_5 <- sample(1:6, 1, replace = TRUE)
        dice_roll_6 <- sample(1:6, 1, replace = TRUE)
    
        roll_total3 <- sum(dice_roll_5, dice_roll_6)
        roll_double3 <- dice_roll_5 == dice_roll_6
    
        location = location + roll_total3
        double3 = "false"
        
        if (location <= 40) {
          location = location
        } else {
          location = location - 40
        }
        
        if(location == 8 || location == 23 || location == 27) {
          location = Drawing_Chance(location)
        }
  
        if(location == 3 || location == 18 || location == 34) {
          location = Drawing_Community_Chest(location)
         
        }
        
        Updating_Player_Bank(location, j)
        
        # third double roll -> go to jail
          if (roll_double3 == TRUE) {
            location = monopolyBoard$spaces[monopolyBoard$name == "Jail"]
            double3 = "true"
          }
      }
  }  
   
  location = location 
}

lets_move3(2)


lets_play4 = function(turns, players) {
  
  location_data <- as.data.frame(matrix(nrow = turns, ncol = players))
  double3data <- as.data.frame(matrix(nrow = turns, ncol = players))
  players_banks <- as.data.frame(matrix(nrow = turns, ncol = players))

print(Property_Statuses)

  for (j in 1:players) {
    location = 1
    double3 = 0
    
    
    for (i in 1:turns) {
        print("player")
        print(j)
        location = lets_move3(location)[[1]]
        location_data[i,j] <- as.integer(location)
        double3data[i,j] <- lets_move3(double3)[[2]]

                
      # deals with landing in jail from "go to jail" space and staying there for next 3 turns
      if (31 %in% location_data[i-1,j]) { # if you land on 31 (go to jail), next location is in jail (space 11)
        location <- 11
        location_data[i,j] <- as.integer(location)
      } else if (11 %in% location_data[i-1,j] & 31 %in% location_data[i-2,j]) {
        location <- 11
        location_data[i,j] <- as.integer(location)
      } else if (11 %in% location_data[i-2,j] & 31 %in% location_data[i-3,j]) {
        location <- 11
        location_data[i,j] <- as.integer(location)
      }
        
      # landing in jail from 3x double roll and staying there for next 3 turns
      if (11 %in% location_data[i,j] & "true" %in% double3data[i-1,j]) { # "true" means player double rolled 3x -> jail
        location <- 11
        location_data[i,j] <- as.integer(location)
      } else if (11 %in% location_data[i-1,j] & "true" %in% double3data[i-2,j]) { # 
        location <- 11
        location_data[i,j] <- as.integer(location)
      } else if (11 %in% location_data[i-2,j] & "true" %in% double3data[i-3,j]) {
        location <- 11
        location_data[i,j] <- as.integer(location)
      }
  
      
    }
  }
  
print(location_data)
return(The_Players)

}

lets_play4(1,4)
## ---- chunk 17
monopolyBoard
Players <- c("Player 1", "Player 2", "Player 3", "Player 4")
Player_Bank <- c(1250, 1250, 1250, 1250)
The_Players <- data.frame(Players, Player_Bank)

Property <- c("Mediterranean", "Baltic", "Reading Railroad", "Oriental", "Vermot", "Connecticut", "St. Charles", "Electric Company", "States", "Virginia", "Pennsylvania Railroad", "St. James", "Tennessee", "New York", "Kentucky", "Indiana", "Illinios", "B&O Railroad", "Atlantic", "Ventnor", "Water Works", "Marvin Gardens", "Pacific", "N. Carolina", "Pennsylvania", "Short Line Railroad", "Park Place", "Boardwalk")
Owned_By_Player <- sample(1:4, 28, replace = TRUE)
Space <- c(2, 4, 6, 7, 9, 10, 12, 13, 14, 15, 16, 17, 19, 20, 22, 24, 25, 26, 27, 28, 29, 30, 32, 33, 35, 36, 38, 40)
Property_Statuses <- data.frame(Property, Space, Owned_By_Player)
Property_Statuses


Updating_Player_Bank <- function(location, j) {
  if(location == 2 || location == 4 || location == 6 || location == 7 || location == 9 || location == 10 || location == 12 || location == 13 || location == 14 || location == 15 || location == 16 || location == 17 || location == 19 || location == 20 || location == 22 || location == 24 || location == 25 || location == 26 || location == 27 || location == 28 || location == 29 || location == 30 || location == 32 || location == 33 || location == 35 || location == 36 || location == 38 || location == 40){
    location = location
    spot <- which(Property_Statuses$Space == location)
    cost <- which(monopolyBoard$spaces == location)
    owned_by_player <- Property_Statuses$Owned_By_Player[spot]
    The_Players$Player_Bank[owned_by_player] <- The_Players$Player_Bank[owned_by_player] + monopolyBoard$cost[cost]
    The_Players$Player_Bank[owned_by_player]
    The_Players
    
    The_Players$Player_Bank[owned_by_player] <- The_Players$Player_Bank[owned_by_player] + monopolyBoard$rent_0[cost]
    
    The_Players$Player_Bank[j] <- The_Players$Player_Bank[j] - monopolyBoard$rent_0[cost]
    
    return(The_Players)

  }
}

Updating_Player_Bank(12, 3)
## ---- chunk 18
lets_move4 = function(location) {
  dice_roll_1 <- sample(1:6, 1, replace = TRUE)
  dice_roll_2 <- sample(1:6, 1, replace = TRUE)
  
  roll_total <- sum(dice_roll_1, dice_roll_2)
  roll_double <- dice_roll_1 == dice_roll_2
  
    location = location + roll_total
    double3 = "false"
    
    j=2

  if (location <= 40) {
      location = location
      Updating_Player_Bank(location, j)
  } else {
      location = location - 40
      Updating_Player_Bank(location, j)
  }


  if(location == 8 || location == 23 || location == 27) {
    location = Drawing_Chance(location)
    Updating_Player_Bank(location, j)

  }
  
  if(location == 3 || location == 18 || location == 34) {
    location = Drawing_Community_Chest(location)
    Updating_Player_Bank(location, j)

  }


  # first double roll -> roll again
  if (roll_double == TRUE) {
    dice_roll_3 <- sample(1:6, 1, replace = TRUE)
    dice_roll_4 <- sample(1:6, 1, replace = TRUE)
    
    roll_total2 <- sum(dice_roll_3, dice_roll_4)
    roll_double2 <- dice_roll_3 == dice_roll_4
    
    location = location + roll_total2
    double3 = "false"

    
    if (location <= 40) {
      location = location
      Updating_Player_Bank(location, j)
      
    } else {
      location = location - 40
      Updating_Player_Bank(location, j)
    }
    
    
    if(location == 8 || location == 23 || location == 27) {
    location = Drawing_Chance(location)
    Updating_Player_Bank(location, j)
    }
  
  if(location == 3 || location == 18 || location == 34) {
    location = Drawing_Community_Chest(location)
    Updating_Player_Bank(location, j)
    }

    
      # second double roll -> roll again
      if (roll_double2 == TRUE) {
        dice_roll_5 <- sample(1:6, 1, replace = TRUE)
        dice_roll_6 <- sample(1:6, 1, replace = TRUE)
    
        roll_total3 <- sum(dice_roll_5, dice_roll_6)
        roll_double3 <- dice_roll_5 == dice_roll_6
    
        location = location + roll_total3
        double3 = "false"
        
        if (location <= 40) {
          location = location
          Updating_Player_Bank(location, j)
        } else {
          location = location - 40
          Updating_Player_Bank(location, j)
        }
        
        if(location == 8 || location == 23 || location == 27) {
          location = Drawing_Chance(location)
          Updating_Player_Bank(location, j)
        }
  
        if(location == 3 || location == 18 || location == 34) {
          location = Drawing_Community_Chest(location)
          Updating_Player_Bank(location, j)
         
        }

        
        # third double roll -> go to jail
          if (roll_double3 == TRUE) {
            location = monopolyBoard$spaces[monopolyBoard$name == "Jail"]
            double3 = "true"
          }
      }
  }  
   
  location = location 
  
  listdata <- (list(location, double3))
  return(listdata)
  return(Updating_Player_Bank(location, j))
  
}

lets_move4(12)
lets_move4(Updating_Player_Bank())
## ---- chunk 19

lets_play4 = function(turns, players) {
  
  location_data <- as.data.frame(matrix(nrow = turns, ncol = players))
  double3data <- as.data.frame(matrix(nrow = turns, ncol = players))
  
    colnames(location_data) <- who_goes_first2(players)[[2]]
  
    location = 1
    location_data[1,] <- location
    double3 = 0
  
    for (i in 2:turns) {
      
        for (j in 1:players) {
          
        location = lets_move4(location_data[i-1,j])[[1]]
        location_data[i,j] <- as.integer(location)
        double3data[i,j] <- lets_move4(double3)[[2]]
        print(j)
        
      # deals with landing in jail from "go to jail" space and staying there for next 3 turns
      if (31 %in% location_data[i-1,j]) { # if you land on 31 (go to jail), next location is in jail (space 11)
        location <- 11
        location_data[i,j] <- as.integer(location)
      } else if (11 %in% location_data[i-1,j] & 31 %in% location_data[i-2,j]) {
        location <- 11
        location_data[i,j] <- as.integer(location)
      } else if (11 %in% location_data[i-2,j] & 31 %in% location_data[i-3,j]) {
        location <- 11
        location_data[i,j] <- as.integer(location)
      }
        
      # landing in jail from 3x double roll and staying there for next 3 turns
      if (11 %in% location_data[i,j] & "true" %in% double3data[i-1,j]) { # "true" means player double rolled 3x -> jail
        location <- 11
        location_data[i,j] <- as.integer(location)
      } else if (11 %in% location_data[i-1,j] & "true" %in% double3data[i-2,j]) { # 
        location <- 11
        location_data[i,j] <- as.integer(location)
      } else if (11 %in% location_data[i-2,j] & "true" %in% double3data[i-3,j]) {
        location <- 11
        location_data[i,j] <- as.integer(location)
      }
        
    }
    }
    
  print(location_data)
  print(double3data)
  print(The_Players)
    
  # creates density plot of frequency of landing on each space for each player
  plot(density(location_data[,1]), xlim = c(0,40), col = "black")
  plot(location_data[,1], xlim= c(0,40), col="black", type="h", xlab="Spaces", ylab="Frequency", main="Frequency of Landing on Each Space for Each Player")
  
  colors <- c("red", "blue", "green")
  
  for (k in 2:players) {
    lines(density(location_data[,k]), col = colors[k-1]) # adds a density line for each player after the first
  }
  
  # creates density plot for total frequency landing on each space (all players spaces included)
  all_spaces <- as.vector(as.matrix(location_data))
  plot(density(all_spaces), xlim = c(0,40), col = "black")

}

lets_play4(10, 4)
